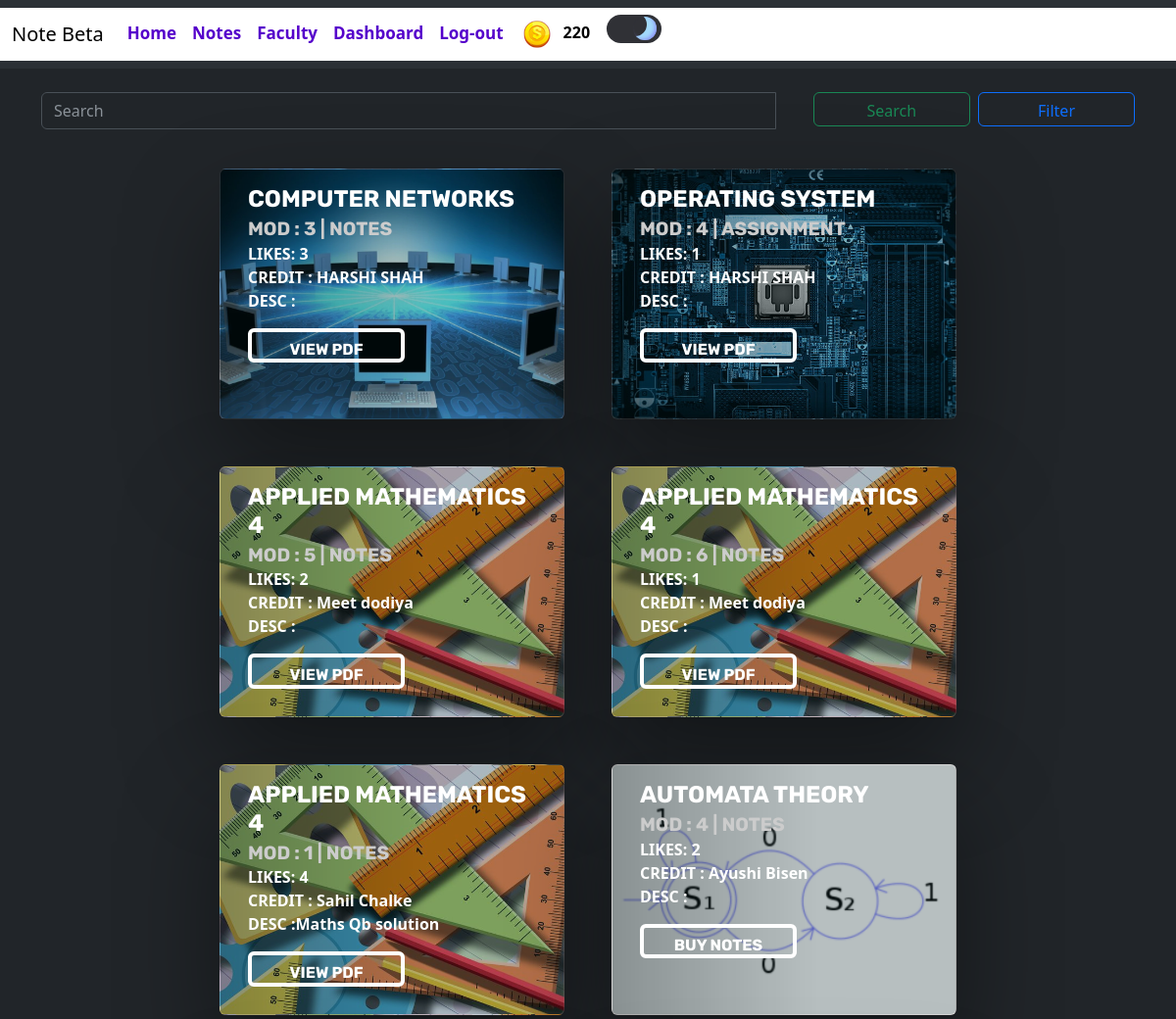
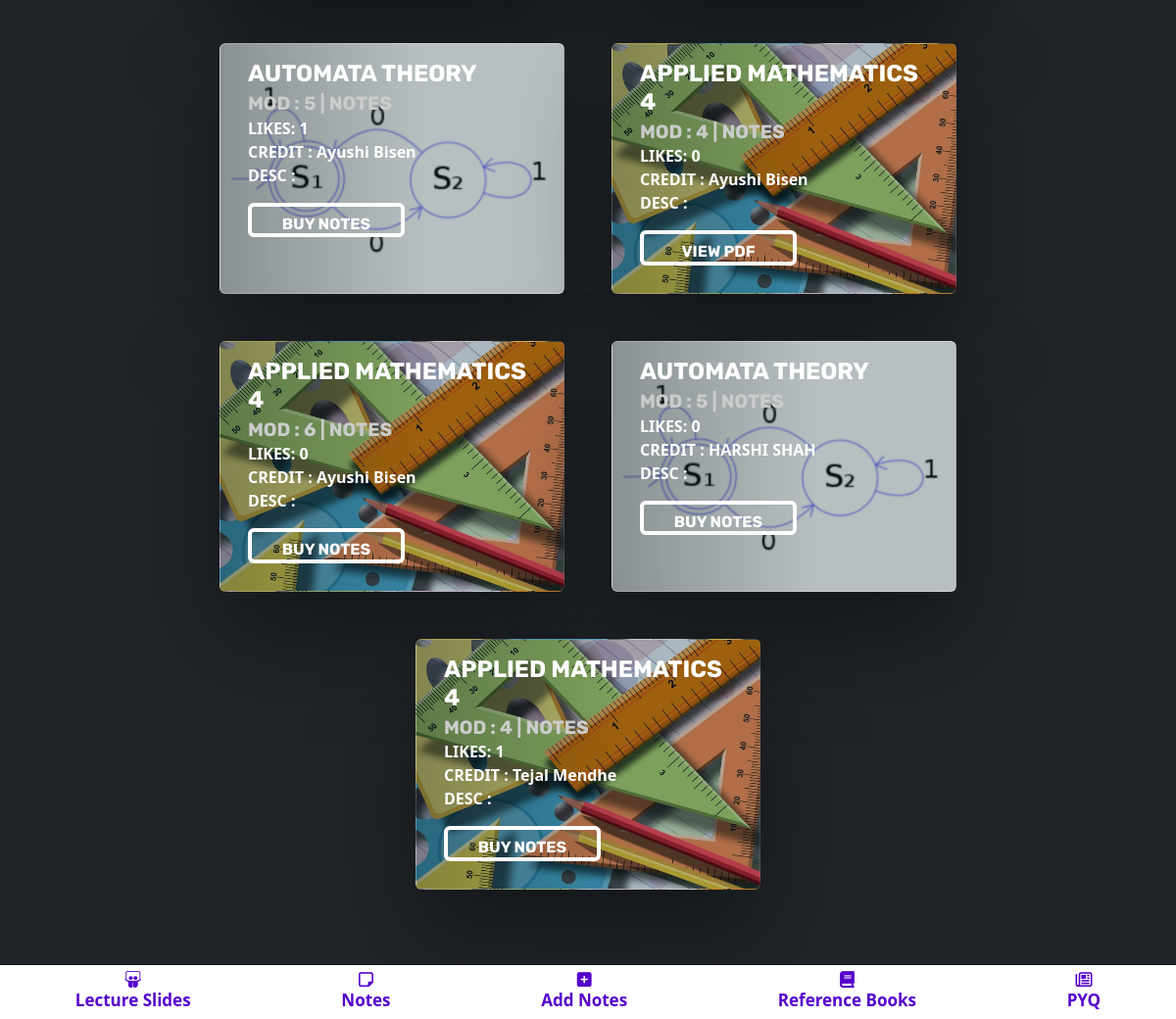
The app's page /notes/ (signed in) with its own data (2 pictures, top to bottom).
### blogapp/models.py (models this page shows, shortened)
class UserAccount(AbstractBaseUser, PermissionsMixin):
    email = models.CharField(max_length = 50,unique=True)
    name = models.CharField(max_length=200)
    is_active = models.BooleanField(default=True)
    is_mod = models.BooleanField(default=False)
    is_nUser = models.BooleanField(default=True)
    is_staff = models.BooleanField(default=False)
    coins_scored = models.IntegerField(default=100,null=True,blank=True)
    rank = models.IntegerField(default=0)
    bookmarks = models.ManyToManyField('blogapp.Notes', blank=True)
    is_emailVerified = models.BooleanField(default=False)
    objects = UserAccountManager()
    USERNAME_FIELD = 'email'
    REQUIRED_FIELDS = ['name']

class Notes(models.Model):
    typ = (
        ('Assignment','Assignment'),
        ('Experiment','Experiment'),
        ('Notes','Notes'),
        ('ReferenceBook','Reference Book'),
        ('LectureSlides','Lecture Slides'),
        ('PYQ','PYQ'),
    )
    mods = (
        ('1','1'),
        ('2','2'),
        ('3','3'),
        ('4','4'),
        ('5','5'),
        ('6','6'),
    )
    desc = models.TextField(max_length=500,null=True,blank=True)
    mod = models.CharField(max_length=5,choices=mods,null=True,blank=True)
    file = models.FileField(upload_to='notes/')
    author = models.ForeignKey(UserAccount,on_delete=models.CASCADE)
    status = models.BooleanField(default=False)
    likes = models.ManyToManyField(UserAccount,related_name="notes_like",default=0)
    views = models.PositiveIntegerField(default=0)
    buy=models.ManyToManyField(UserAccount,related_name="buy_notes")
    typeN = models.CharField(max_length=50,null=True,blank=True,choices=typ)
    docid = models.CharField(max_length=300,null=True,blank=True)
    sub =  models.ForeignKey(Subject,on_delete=models.CASCADE,null=True,blank=True)
    slug = AutoSlugField(populate_from = 'sub',unique=True,null=True,default=None)
    nDetail = models.CharField(max_length=100,null=True,blank=True)

class Subject(models.Model):
    name = models.CharField(max_length=50)
    teacher = models.CharField(max_length=50)
    teacherurl = models.CharField(max_length=300,null=True,blank=True)
    img = models.ImageField(upload_to='subImage/',null=True,blank=True)
    def __str__(self):
        return self.name

### blogapp/views.py (the view)
# urls.py: path('notes/', views.notes,name='notes'),
@login_required(login_url='/login/')
def notes(request):
    notes = (Notes.objects.filter(status = True, typeN= 'Notes') | Notes.objects.filter(status = True, typeN= 'Assignment') | Notes.objects.filter(status = True, typeN= 'Experiment') )
    from django.db.models import Count
    filteredNotes = NoteFilter(request.GET, queryset = notes)      #Using django-filter extension declared in filters.py file
    context = {
        'notes' : filteredNotes,
    }
    return render(request,'main/realhome.html',context)

### templates/main/realhome.html (shortened to what this page needs)
{% extends 'index.html' %} {% block content %} {% load crispy_forms_tags %}
{% load static %}
<link rel="stylesheet" href="{% static 'css/card.css' %}" />
<div class="container notesCnt mt-4 mb-4">
  <div class="row d-flex justify-content-center align-items-center">
    <div class="container-lg-6">
      <form class="d-flex" method="post" role="search" action="{% url 'searchNotes' %}">
        <div id="autocomplete" class="autocomplete input-group mb-3">
          <input
            class="form-control me-2"
            type="text"
            name="searchQ"
            placeholder="Search"
            aria-label="Search"
          />
          <ul class="autocomplete-result-list"></ul>
          <div class="input-group-append">
            <button class="btn btn-outline-success rbtn" type="submit">
              Search
            </button>
            <button
              type="button"
              class="btn btn-outline-primary ms-1 rbtn"
              data-bs-toggle="modal"
              data-bs-target="#exampleModal"
            >
              Filter
            </button>
          </div>
        </div>
      </form>
    </div>
  </div>
  <div class="row d-flex justify-content-center align-items-center">
    {% for x in notes.qs %}
      <div class="card cardImg mx-4 my-4" style="width: 22rem; height: 16em; background-image: linear-gradient(90deg, rgba(0, 0, 0, 0.4) 0%, rgba(0, 0, 0, 0.2) 60%),url('{{x.sub.img.url}}');">
        <div class="card-body">
          <div class="text-block">
            <h1 class="abcd">{{x.sub}}<small ><br>MOD : {{x.mod}} | {{x.typeN}}</small></h1>
            <p>
              LIKES: {{x.likes.count}}
              <br>
              CREDIT : {{x.author.name}}
              <br>
              DESC :{{x.desc}}
            </p>
            {% if request.user in x.buy.all %}
            <form method="POST" action="{% url 'notesViewer' x.slug %}">
              <a href="{{x.slug}}" class="card-link">
                <button type="submit" class="btn btn-success">View PDF</button>
              </a>
            </form>
            {% else %}
            <form action="{% url 'buy_notes' x.pk %}" method="POST">
              <button class="btn btn-primary" type="submit">Buy Notes</button>
            </form>
            {% endif %}
          </div>
        </div>
      </div>
    {% endfor %}
  </div>
</div>
<br>
{% endblock %}

### templates/components/header.html (shortened to what this page needs)
{% load static %}
<nav class="navbar navbar-expand-lg bg-body-tertiary" >
    <div class="container-fluid" style="background-color: white;">
      <a class="navbar-brand mb-0 h1" href="{% url 'notes'%}" style="color: black;">Note Beta</a>
      <div class="collapse navbar-collapse" id="navbarTogglerDemo03">
        <ul class="navbar-nav me-auto mb-2 mb-lg-0" >
          {% if user.is_authenticated %}
          <li class="nav-item">
            <a class="nav-link abc" href="{% url 'home' %}" >Home</a>
          </li>
          <li class="nav-item" >
            <a class="nav-link abc" href="{% url 'notes' %}" >Notes</a>
          </li>
          <li class="nav-item" >
            <a class="nav-link abc" href="{% url 'teacher' %}" >Faculty</a>
          </li>
          <li class="nav-item" >
            <a class="nav-link abc" href="{% url 'dashboard' %}" >Dashboard</a>
          </li>
          <li class="nav-item">
            <a class="nav-link abc" href="{% url 'logout' %}" >Log-out</a>
          </li>
          {% endif %}
          {% if user.is_authenticated %}
          <table class="coins">
          <th>
          <img src="{% static 'images/coin.png' %}" alt="">
          </th>
          <th>
          <p class="cna" id="cna" style="color: black;">{{ user.coins_scored }}</p>
          </th>
          </table>
    {% endif %}
            <label class="switch">
              <span class="slider"></span>
            </label>
      </div>
    </div>
  </nav>

### static/css/card.css (style rules this page uses)
.cardImg { background-image: linear-gradient(90deg, rgba(0, 0, 0, 0.4) 0%, rgba(0, 0, 0, 0.2) 60%),url('1.jpg'); background-position: center; background-repeat: none; background-size: cover; box-shadow:0px 45px 100px rgba(0, 0, 0, 0.4), inset 0 0 0 1000px rgba(0, 76, 86, 0.1); color:#fff; text-shadow:0 3 10 rgba(0, 0, 0, 0.7); }
.cardImg .text-block { text-shadow:0 3 10 rgba(0, 0, 0, 0.7); }
.cardImg .text-block h1 { font-family:'Rubik', Sans-serif; font-size: 1.5em; margin:0; text-transform:uppercase; font-weight:700; }
.cardImg .text-block h1 small { font-size: .8em; color:#ccc; }
.cardImg .text-block button { transition:all 0.35s cubic-bezier(0.37, 0.26, 0.35, 1); border:4px solid #fff; background:transparent; font-family:'Rubik', Sans-serif; text-transform:uppercase; font-weight:700; cursor:pointer; }
h3,p { font-weight: bold; }
button { width: 10em; height: 2.2em; }

### templates/components/header.html (style rules this page uses)
.nav-link { margin-top: 5px; color: #5500cb; font-size: 17px; font-weight: bold; }
.coins { width: 3px; }
.cna { margin-top: 12px; font-weight: bold; }
.switch { margin-left: 1em; margin-top: 7px; --width-of-switch: 3.5em; --height-of-switch: 1.8em; --size-of-icon: 1.4em; --slider-offset: 0.3em; position: relative; width: var(--width-of-switch); height: var(--height-of-switch); }
.slider { position: absolute; cursor: pointer; top: 0; left: 0; right: 0; bottom: 0; background-color: #f4f4f5; transition: .4s; border-radius: 30px; }
.slider:before { position: absolute; content: ""; height: var(--size-of-icon,1.4em); width: var(--size-of-icon,1.4em); border-radius: 20px; left: var(--slider-offset,0.3em); top: 50%; transform: translateY(-50%); background: linear-gradient(40deg,#ff0080,#ff8c00 70%); ; transition: .4s; }
input:checked + .slider { background-color: #303136; }
input:checked + .slider:before { left: calc(100% - (var(--size-of-icon,1.4em) + var(--slider-offset,0.3em))); background: #303136; box-shadow: inset -3px -2px 5px -2px #8983f7, inset -10px -4px 0 0 #a3dafb; }

### templates/components/notesBottomNav.html (style rules this page uses)
i,span { color: #5500cb; font-size: 17px; font-weight: bold; }

### records on screen
UserAccount: coins_scored "220"
Notes: sub.img (picture), sub "COMPUTER NETWORKS", mod "3", typeN "NOTES", likes.count "3", author.name "HARSHI SHAH"
Notes: sub.img (picture), sub "OPERATING SYSTEM", mod "4", typeN "ASSIGNMENT", likes.count "1", author.name "HARSHI SHAH"
Notes: sub.img (picture), sub "APPLIED MATHEMATICS 4", mod "5", typeN "NOTES", likes.count "2", author.name "Meet dodiya"
Notes: sub.img (picture), sub "APPLIED MATHEMATICS 4", mod "6", typeN "NOTES", likes.count "1", author.name "Meet dodiya"
Notes: sub.img (picture), sub "APPLIED MATHEMATICS 4", mod "1", typeN "NOTES", likes.count "4", author.name "Sahil Chalke", desc "Maths Qb solution"
Notes: sub.img (picture), sub "AUTOMATA THEORY", mod "4", typeN "NOTES", likes.count "2", author.name "Ayushi Bisen"
Notes: sub.img (picture), sub "AUTOMATA THEORY", mod "5", typeN "NOTES", likes.count "1", author.name "Ayushi Bisen"
Notes: sub.img (picture), sub "APPLIED MATHEMATICS 4", mod "4", typeN "NOTES", likes.count "0", author.name "Ayushi Bisen"
Notes: sub.img (picture), sub "APPLIED MATHEMATICS 4", mod "6", typeN "NOTES", likes.count "0", author.name "Ayushi Bisen"
Notes: sub.img (picture), sub "AUTOMATA THEORY", mod "5", typeN "NOTES", likes.count "0", author.name "HARSHI SHAH"
Notes: sub.img (picture), sub "APPLIED MATHEMATICS 4", mod "4", typeN "NOTES", likes.count "1", author.name "Tejal Mendhe"
